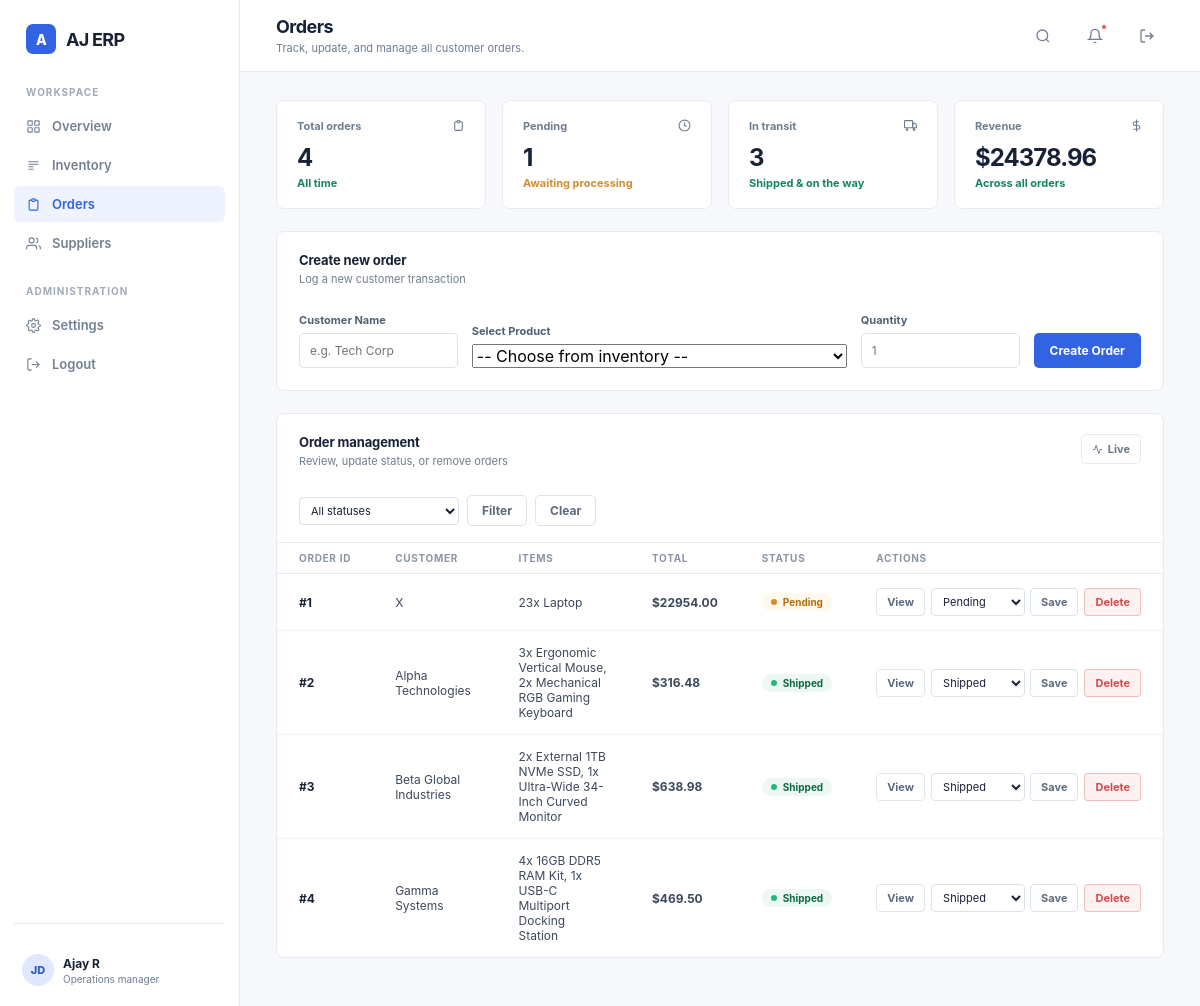
The page /orders on the database its author committed.
### tables this page shows
CREATE TABLE orders (
        id INTEGER PRIMARY KEY AUTOINCREMENT,
        customer TEXT NOT NULL,
        total REAL NOT NULL,
        status TEXT DEFAULT 'pending',
        created_at TIMESTAMP DEFAULT CURRENT_TIMESTAMP
    );

### app.py (the view)
@app.route('/orders')
def orders():
    status_filter = request.args.get('status', '')
    conn = sqlite3.connect(DB_PATH)
    conn.row_factory = sqlite3.Row
    cursor = conn.cursor()
    query = '''
        SELECT o.id, o.customer, o.total, o.status, o.created_at,
               GROUP_CONCAT(oi.quantity || 'x ' || oi.product_name, ', ') as items
        FROM orders o
        LEFT JOIN order_items oi ON o.id = oi.order_id
    '''
    if status_filter:
        query += " WHERE o.status = ? GROUP BY o.id"
        cursor.execute(query, (status_filter,))
    else:
        query += " GROUP BY o.id"
        cursor.execute(query)
    orders_data = [dict(row) for row in cursor.fetchall()]
    cursor.execute("SELECT name, stock FROM products")
    available_products = [dict(row) for row in cursor.fetchall()]
    conn.close()
    return render_template('orders.html', orders=orders_data, available_products=available_products)

### templates/orders.html (shortened to what this page needs)
<!DOCTYPE html>
<html lang="en">
<head>
</head>
<body>
<div class="erp-shell">
  <aside class="sidebar" id="sidebar">
    <div class="brand">
      <span class="brand-mark">A</span>
      AJ ERP
    </div>
    <p class="nav-label">Workspace</p>
    <nav class="nav">
      <a href="/orders">
        <svg width="15" height="15" fill="none" stroke="currentColor" stroke-width="1.8" viewBox="0 0 24 24"><rect x="3" y="3" width="7" height="7" rx="1"/><rect x="14" y="3" width="7" height="7" rx="1"/><rect x="3" y="14" width="7" height="7" rx="1"/><rect x="14" y="14" width="7" height="7" rx="1"/></svg>
        Overview
      </a>
      <a href="/">
        <svg width="15" height="15" fill="none" stroke="currentColor" stroke-width="1.8" viewBox="0 0 24 24"><path d="M4 6h16M4 10h16M4 14h8M4 18h8"/></svg>
        Inventory
      </a>
      <a href="/orders" class="active">
        <svg width="15" height="15" fill="none" stroke="currentColor" stroke-width="1.8" viewBox="0 0 24 24"><path d="M9 5H7a2 2 0 0 0-2 2v12a2 2 0 0 0 2 2h10a2 2 0 0 0 2-2V7a2 2 0 0 0-2-2h-2M9 5a2 2 0 0 0 2 2h2a2 2 0 0 0 2-2M9 5a2 2 0 0 1 2-2h2a2 2 0 0 1 2 2"/></svg>
        Orders
      </a>
      <a href="/suppliers">
        <svg width="15" height="15" fill="none" stroke="currentColor" stroke-width="1.8" viewBox="0 0 24 24"><path d="M17 21v-2a4 4 0 0 0-4-4H5a4 4 0 0 0-4 4v2"/><circle cx="9" cy="7" r="4"/><path d="M23 21v-2a4 4 0 0 0-3-3.87M16 3.13a4 4 0 0 1 0 7.75"/></svg>
        Suppliers
      </a>
    </nav>
    <p class="nav-label">Administration</p>
    <nav class="nav">
      <a href="#">
        Settings
      </a>
      <a href="/logout">
        <svg width="15" height="15" fill="none" stroke="currentColor" stroke-width="1.8" viewBox="0 0 24 24"><path d="M9 21H5a2 2 0 0 1-2-2V5a2 2 0 0 1 2-2h4M16 17l5-5-5-5M21 12H9"/></svg>
        Logout
      </a>
    </nav>
    <div class="sidebar-bottom">
      <div class="profile">
        <span class="avatar">JD</span>
        <div class="profile-info">
          <strong>Ajay R</strong>
          <span>Operations manager</span>
        </div>
      </div>
    </div>
  </aside>
  <section class="main">
    <header class="topbar">
      <div class="topbar-left">
        <div>
          <h1>Orders</h1>
          <p>Track, update, and manage all customer orders.</p>
        </div>
      </div>
      <div class="topbar-actions">
        <button class="icon-btn" aria-label="Search">
          <svg width="16" height="16" fill="none" stroke="currentColor" stroke-width="2" viewBox="0 0 24 24"><circle cx="11" cy="11" r="8"/><path d="m21 21-4.35-4.35"/></svg>
        </button>
        <button class="icon-btn" aria-label="Notifications">
          <svg width="16" height="16" fill="none" stroke="currentColor" stroke-width="2" viewBox="0 0 24 24"><path d="M18 8A6 6 0 0 0 6 8c0 7-3 9-3 9h18s-3-2-3-9M13.73 21a2 2 0 0 1-3.46 0"/></svg>
          <span class="notif-dot"></span>
        </button>
        <a href="/logout" class="icon-btn" aria-label="Sign out">
          <svg width="16" height="16" fill="none" stroke="currentColor" stroke-width="2" viewBox="0 0 24 24"><path d="M9 21H5a2 2 0 0 1-2-2V5a2 2 0 0 1 2-2h4M16 17l5-5-5-5M21 12H9"/></svg>
        </a>
      </div>
    </header>
    <main class="content">
      <section class="metrics" aria-label="Order summary metrics">
        <div class="metric">
          <div class="metric-header">
            <span>Total orders</span>
            <svg width="13" height="13" fill="none" stroke="currentColor" stroke-width="2" viewBox="0 0 24 24"><path d="M9 5H7a2 2 0 0 0-2 2v12a2 2 0 0 0 2 2h10a2 2 0 0 0 2-2V7a2 2 0 0 0-2-2h-2M9 5a2 2 0 0 0 2 2h2a2 2 0 0 0 2-2M9 5a2 2 0 0 1 2-2h2a2 2 0 0 1 2 2"/></svg>
          </div>
          <div class="metric-value">{{ orders | length }}</div>
          <div class="metric-change green">All time</div>
        </div>
        <div class="metric">
          <div class="metric-header">
            <span>Pending</span>
            <svg width="13" height="13" fill="none" stroke="currentColor" stroke-width="2" viewBox="0 0 24 24"><circle cx="12" cy="12" r="10"/><path d="M12 6v6l4 2"/></svg>
          </div>
          <div class="metric-value">
            {{ orders | selectattr('status', 'equalto', 'pending') | list | length }}
          </div>
          <div class="metric-change amber">Awaiting processing</div>
        </div>
        <div class="metric">
          <div class="metric-header">
            <span>In transit</span>
            <svg width="13" height="13" fill="none" stroke="currentColor" stroke-width="2" viewBox="0 0 24 24"><rect x="1" y="3" width="15" height="13" rx="1"/><path d="M16 8h4l3 3v5h-7V8zM5.5 21a1.5 1.5 0 1 0 0-3 1.5 1.5 0 0 0 0 3zM18.5 21a1.5 1.5 0 1 0 0-3 1.5 1.5 0 0 0 0 3z"/></svg>
          </div>
          <div class="metric-value">
            {{ orders | selectattr('status', 'equalto', 'shipped') | list | length }}
          </div>
          <div class="metric-change green">Shipped &amp; on the way</div>
        </div>
        <div class="metric">
          <div class="metric-header">
            <span>Revenue</span>
            <svg width="13" height="13" fill="none" stroke="currentColor" stroke-width="2" viewBox="0 0 24 24"><line x1="12" y1="1" x2="12" y2="23"/><path d="M17 5H9.5a3.5 3.5 0 1 0 0 7h5a3.5 3.5 0 1 1 0 7H6"/></svg>
          </div>
          <div class="metric-value">
            ${{ orders | sum(attribute='total') | round(2) }}
          </div>
          <div class="metric-change green">Across all orders</div>
        </div>
      </section>
      <article class="card" style="margin-bottom: 22px;">
        <div class="card-header">
          <div>
            <h2 class="card-title">Create new order</h2>
            <p class="card-subtitle">Log a new customer transaction</p>
          </div>
        </div>
        <form class="inline-form" action="/add_order" method="POST">
          <div class="field">
            <label>Customer Name</label>
            <input type="text" name="customer" placeholder="e.g. Tech Corp" required>
          </div>
          <div class="field">
            <label>Select Product</label>
            <select name="product_name" class="form-control" required>
    <option value="" disabled selected>-- Choose from inventory --</option>
</select>
          </div>
          <div class="field">
            <label>Quantity</label>
            <input type="number" name="quantity" min="1" placeholder="1" required>
          </div>
          <button class="primary-btn" type="submit">
            Create Order
          </button>
        </form>
      </article>
      <article class="card">
        <div class="card-header">
          <div>
            <h2 class="card-title">Order management</h2>
            <p class="card-subtitle">Review, update status, or remove orders</p>
          </div>
          <span class="period-pill">
            <svg width="11" height="11" fill="none" stroke="currentColor" stroke-width="2" viewBox="0 0 24 24"><polyline points="22 12 18 12 15 21 9 3 6 12 2 12"/></svg>
            Live
          </span>
        </div>
        <div class="filter-bar">
          <form action="/orders" method="GET">
            <select name="status" class="filter-input status-select" aria-label="Filter by status">
              <option value="">All statuses</option>
            </select>
            <button type="submit" class="filter-btn">Filter</button>
            <a href="/orders" class="filter-btn" style="display:inline-flex;align-items:center;">Clear</a>
          </form>
        </div>
        <div class="table-wrap">
          <table>
            <thead>
              <tr>
                <th>Order ID</th>
                <th>Customer</th>
                <th>Items</th>
                <th>Total</th>
                <th>Status</th>
                <th>Actions</th>
              </tr>
            </thead>
            <tbody>
              {% if orders %}
                {% for order in orders %}
                <tr id="order-row-{{ order.id }}">
                  <td style="font-weight:700; color:var(--navy);">#{{ order.id }}</td>
                  <td>{{ order.customer }}</td>
                  <td>{{ order['items'] }}</td>
                  <td style="font-weight:650;">${{ "%.2f"|format(order.total) }}</td>
                  <td>
                    <span class="status-badge badge-{{ order.status | lower }}">
                      <span class="dot"></span>
                      {{ order.status | capitalize }}
                    </span>
                  </td>
                  <td>
                    <div class="row-actions">
                      <button type="button" class="view-btn"
                        data-id="{{ order.id }}"
                        data-customer="{{ order.customer }}"
                        data-items="{{ order['items'] }}"
                        data-total="{{ '%.2f'|format(order.total) }}"
                        data-status="{{ order.status | capitalize }}"
                        onclick="openModal(this)">
                        View
                      </button>
                      <form action="/update_order/{{ order.id }}" method="POST"
                        class="status-form">
                        <select name="new_status" class="status-select"
                          aria-label="Change status for order {{ order.id }}">
                          <option value="pending"    {% if order.status|lower == 'pending'    %}selected{% endif %}>Pending</option>
                          <option value="shipped"    {% if order.status|lower == 'shipped'    %}selected{% endif %}>Shipped</option>
                        </select>
                        <button type="submit" class="update-btn">Save</button>
                      </form>
                      <form action="/delete_order/{{ order.id }}" method="POST">
                        <button type="submit" class="delete-btn">Delete</button>
                      </form>
                    </div>
                  </td>
                </tr>
                {% endfor %}
              {% endif %}
            </tbody>
          </table>
        </div>
      </article>
    </main>
  </section>
</div>
</body>
</html>

### rows shown on the page
orders: id "1", customer "X", items "23x Laptop", total "22954.00", status "Pending", new_status "Pending"
orders: id "2", customer "Alpha Technologies", items "3x Ergonomic Vertical Mouse, 2x Mechanical RGB Gaming Keyboard", total "316.48", status "Shipped", new_status "Shipped"
orders: id "3", customer "Beta Global Industries", items "2x External 1TB NVMe SSD, 1x Ultra-Wide 34-Inch Curved Monitor", total "638.98", status "Shipped", new_status "Shipped"
orders: id "4", customer "Gamma Systems", items "4x 16GB DDR5 RAM Kit, 1x USB-C Multiport Docking Station", total "469.50", status "Shipped", new_status "Shipped"

### other values the page prints
{{ orders | length }} "4"
{{ orders | selectattr('status', 'equalto', 'pending') | list | length }} "1"
{{ orders | selectattr('status', 'equalto', 'shipped') | list | length }} "3"
{{ orders | sum(attribute='total') | round(2) }} "24378.96"
